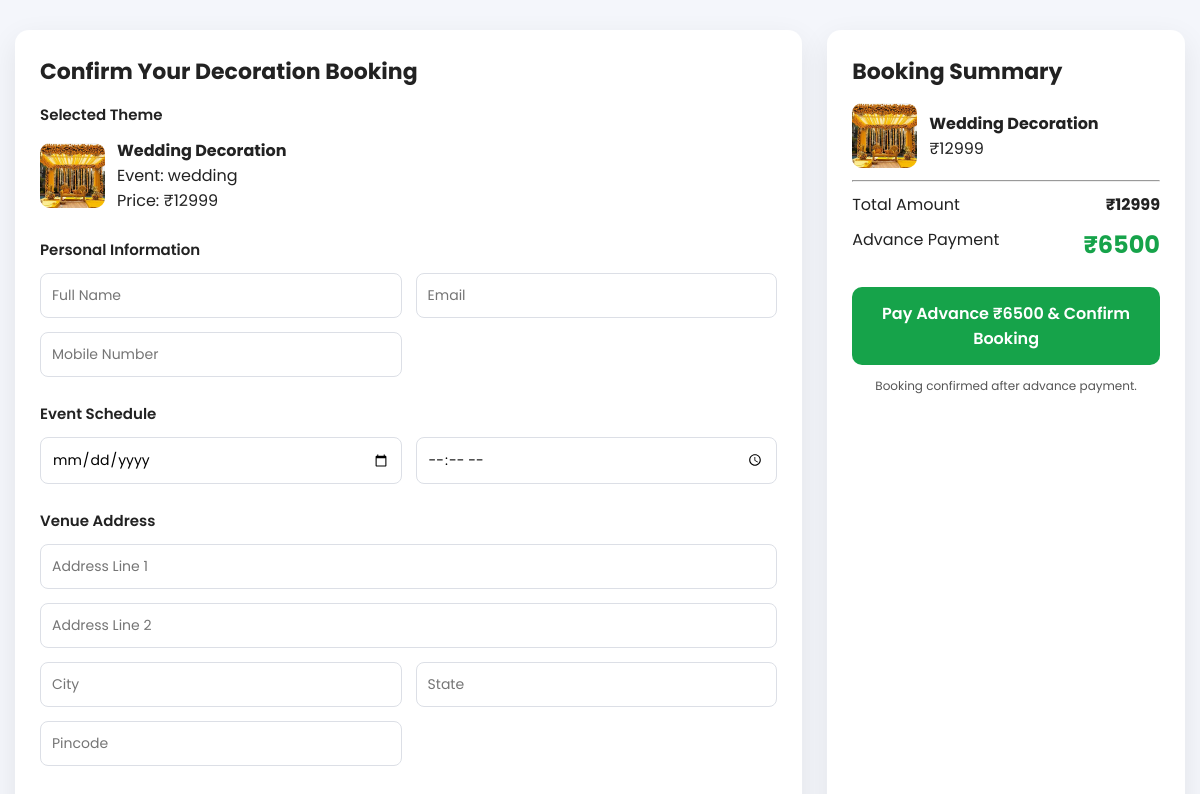
The app's page /booking/wed-1 (signed in) with its own data.
### models.py (models this page shows)
class Theme(db.Model):
    __tablename__ = "themes"
    id = db.Column(db.String(50), primary_key=True)
    name = db.Column(db.String(200))
    category = db.Column(db.String(100))
    price = db.Column(db.Integer)
    images = db.Column(JSON)
    inclusions = db.Column(JSON)
    addons = db.Column(JSON)

### theme.py (the view, shortened to what this page needs)
@theme_bp.route("/booking/<theme_id>")
def booking_page(theme_id):
    if "user" not in session:
        return redirect(url_for("login_page", next=request.url))
    seed_themes()
    theme = Theme.query.filter_by(id=theme_id).first_or_404()
    addons = []
    addon_total = 0
    addons_raw = request.args.get("addons_data")
    return render_template(
        "booking_form.html",
        theme=theme,
        addons=addons,
        addon_total=addon_total
    )

### theme.py (called while the page is built, shortened)
def seed_themes():
    for t in THEMES.values():
        exists = Theme.query.filter_by(id=t["id"]).first()
    db.session.commit()
    print("✅ All themes synced to database")

### templates/booking_form.html (shortened to what this page needs)
<!DOCTYPE html>
<html lang="en">
<head>
</head>
<body>
<form method="POST" action="/create-order">
<div class="container">
<div class="card">
<h2>Confirm Your Decoration Booking</h2>
<div class="section">
<div class="section-title">Selected Theme</div>
<div class="theme-box">
  <img src="/static/{{ theme.images[0] }}">
  <div>
    <strong>{{ theme.name }}</strong><br>
    Event: {{ theme.category }}<br>
    Price: ₹{{ theme.price }}
  </div>
</div>
</div>
<div class="section">
<div class="section-title">Personal Information</div>
<div class="grid">
<input type="text" name="name" placeholder="Full Name" required>
<input type="email" name="email" placeholder="Email" required>
<input type="text" name="mobile" pattern="[0-9]{10}" placeholder="Mobile Number" required>
</div>
</div>
<div class="section">
<div class="section-title">Event Schedule</div>
<div class="grid">
<input type="date" name="event_date" required>
<input type="time" name="event_time" required>
</div>
</div>
<div class="section">
<div class="section-title">Venue Address</div>
<div class="grid">
<div style="grid-column:span 2;"><input type="text" name="address_line1" required placeholder="Address Line 1"></div>
<div style="grid-column:span 2;"><input type="text" name="address_line2" placeholder="Address Line 2"></div>
<input type="text" name="city" required placeholder="City">
<input type="text" name="state" required placeholder="State">
<input type="text" name="pincode" pattern="[0-9]{6}" required placeholder="Pincode">
</div>
</div>
</div>
<div class="card">
<h2>Booking Summary</h2>
<div class="theme-box">
  <img src="/static/{{ theme.images[0] }}">
  <div><strong>{{ theme.name }}</strong><br>₹{{ theme.price }}</div>
</div>
<hr style="margin:10px 0">
<div class="summary-line"><span>Total Amount</span><strong id="totalPrice"></strong></div>
<div class="summary-line"><span>Advance Payment</span><strong class="price" id="advancePrice"></strong></div>
<button type="submit" class="confirm-btn">
Pay Advance ₹<span id="btnAdvance"></span> & Confirm Booking
</button>
<div class="note">Booking confirmed after advance payment.</div>
</div>
</div>
</form>
</body>
</html>

### templates/booking_form.html (style rules this page uses)
* { margin:0;padding:0;box-sizing:border-box;font-family:Poppins,sans-serif }
body { background:#f4f6fb;padding:30px 15px;color:#222 }
.container { max-width:1200px;margin:auto;display:grid;grid-template-columns:2.2fr 1fr;gap:25px }
.card { background:#fff;border-radius:14px;padding:25px;box-shadow:0 10px 30px rgba(0,0,0,.08) }
h2 { font-size:22px;margin-bottom:15px }
.section { margin-bottom:25px }
.section-title { font-size:15px;font-weight:600;margin-bottom:12px }
.grid { display:grid;grid-template-columns:1fr 1fr;gap:14px }
input { width:100%;padding:11px;border-radius:8px;border:1px solid #dcdfe6;font-size:14px }
.summary-line { display:flex;justify-content:space-between;margin-bottom:10px }
.price { font-size:24px;font-weight:700;color:#16a34a }
.confirm-btn { margin-top:15px;width:100%;padding:14px;background:#16a34a;color:#fff;border:none;border-radius:10px;font-size:16px;font-weight:600;cursor:pointer }
.theme-box { display:flex;gap:12px;align-items:center;margin-bottom:12px }
.theme-box img { width:65px;height:65px;border-radius:10px;object-fit:cover }
.note { margin-top:12px;font-size:12px;color:#555;text-align:center }

### records on screen
Theme: name "Wedding Decoration", category "wedding", price "12999"
